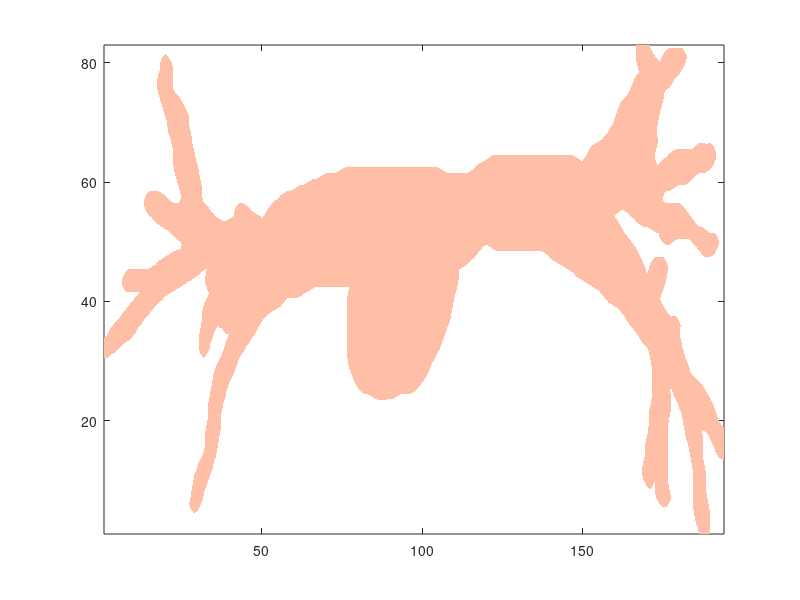

Source code (MATLAB): (Note: this script raises an error after producing the figure.)
close all
clear all

% Load data
load vol_sc; vol = squeeze(vol_sc); clear vol_sc;
load PTH;
load PTHs;
load('lok_tab_ct'); % geometric distortions of the camera

% Parameters
LineWidth = 3;
is_tr = 0.5; % threshold for isosurface

% Structuring element
SE = strel('ball', 1, 1);
N = 3; SE = ones(N, N, N);

% Volume dilation
vol = imdilate(vol, SE);

% Smooth volume
tic, vol = smooth3(vol, 'box', 3); toc

% Generate isosurface
FV = isosurface(vol, is_tr);

% Visualization setup
figure(2);
set(gcf, 'Position', [5 315 369 382]);
hiso = patch(FV, 'FaceColor', [1, .75, .65], 'EdgeColor', 'none');
axis tight; box on
camproj perspective;
daspect([1 1 1]);
lighting phong;
view([0, -83])
hlight = camlight('headlight');
material DULL
camva(45);

% Create video writer
outputVideo = VideoWriter('bronchial_tree_flight.avi');
outputVideo.FrameRate = 10;
open(outputVideo);

% Camera flight through the bronchial tree
ofset = 5;
for k = 1:1:154 %size(PTHs,1)-ofset-1
    campos([PTHs(k, 2), PTHs(k, 1), PTHs(k, 3)]);
    camtarget([PTHs(k + ofset, 2), PTHs(k + ofset, 1), PTHs(k + ofset, 3)]);
    camlight(hlight, 'headlight');
    drawnow
    F = getframe(gcf);
    writeVideo(outputVideo, F);
end

% External rotation around the thickest bronchus
numFrames = 360; % Number of frames for a full rotation
theta = linspace(0, 2*pi, numFrames);
radius = 50; % Radius for the circular path around the thickest bronchus

for t = 1:numFrames
    campos([radius * cos(theta(t)) + PTHs(1, 2), radius * sin(theta(t)) + PTHs(1, 1), PTHs(1, 3)]);
    camtarget([PTHs(1, 2), PTHs(1, 1), PTHs(1, 3)]);
    camlight(hlight, 'headlight');
    drawnow
    F = getframe(gcf);
    writeVideo(outputVideo, F);
end

% Close video writer
close(outputVideo);

disp('Video saved as bronchial_tree_flight.avi');
